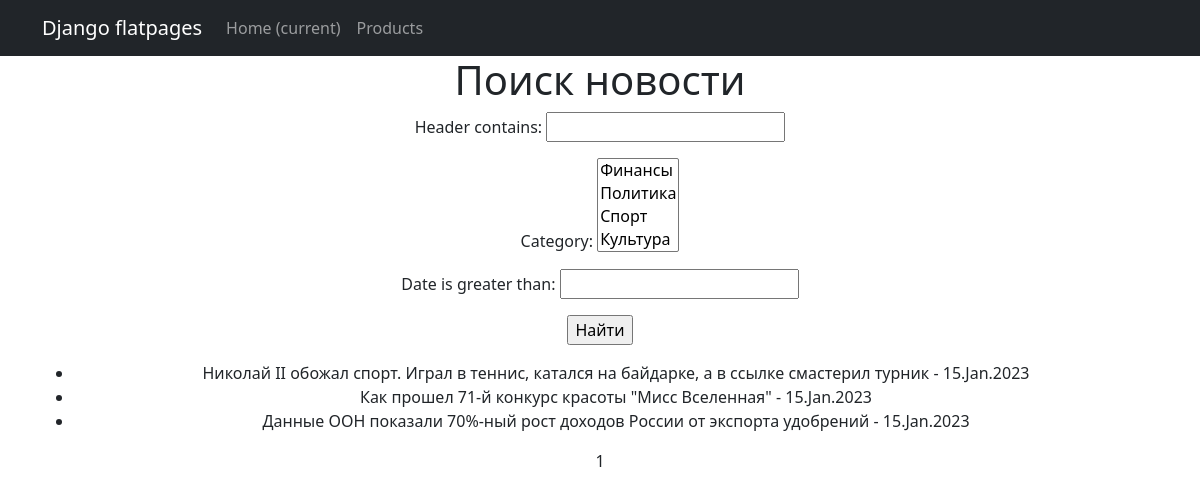
The app's page /news/search/ with its own data.
### news/models.py (models this page shows, shortened)
class Post(models.Model):
    author = models.ForeignKey(Author, on_delete=models.CASCADE)
    option = models.CharField(max_length=4, choices=OPTION_SELECT)
    date = models.DateTimeField(auto_now_add=True)
    category = models.ManyToManyField(Category, through="PostCategory")
    header = models.CharField(max_length=144)
    text = models.TextField()
    rating = models.IntegerField(default=0)

### news/views.py (the view)
# urls.py: path('search/', PostSearch.as_view(), name='search'),
class PostSearch(ListView):
    model = Post
    template_name = 'search.html'
    context_object_name = 'search'
    paginate_by = 10
    def get_queryset(self):
        queryset = super().get_queryset()
        self.filterset = PostFilter(self.request.GET, queryset)
        return self.filterset.qs
    def get_context_data(self, **kwargs):
        context = super().get_context_data(**kwargs)
        context['filterset'] = self.filterset
        return context

### news/models.py (called while the page is built)
    def __str__(self):
        return self.name

### templates/search.html (shortened to what this page needs)
{% extends 'flatpages/default.html' %}
{% load my_tags %}
{% block content %}
    <h1> Поиск новости </h1>
    <form action="" method="get">
       {{ filterset.form.as_p }}
       <input type="submit" value="Найти" />
    </form>
<ul>
    {% for n in search reversed %}
    <li> {{ n.header }} - {{ n.date|date:'d.M.Y' }} </li>
    {% endfor %}
</ul>
   {{ page_obj.number }}
{% endblock content %}

### records on screen
Post: header "Николай II обожал спорт. Играл в теннис, катался на байдарке, а в ссылке смастерил турник", date "15.Jan.2023"
Post: header "Как прошел 71-й конкурс красоты \"Мисс Вселенная\"", date "15.Jan.2023"
Post: header "Данные ООН показали 70%-ный рост доходов России от экспорта удобрений", date "15.Jan.2023"

### other values on screen
{{ page_obj.number }} "1"
